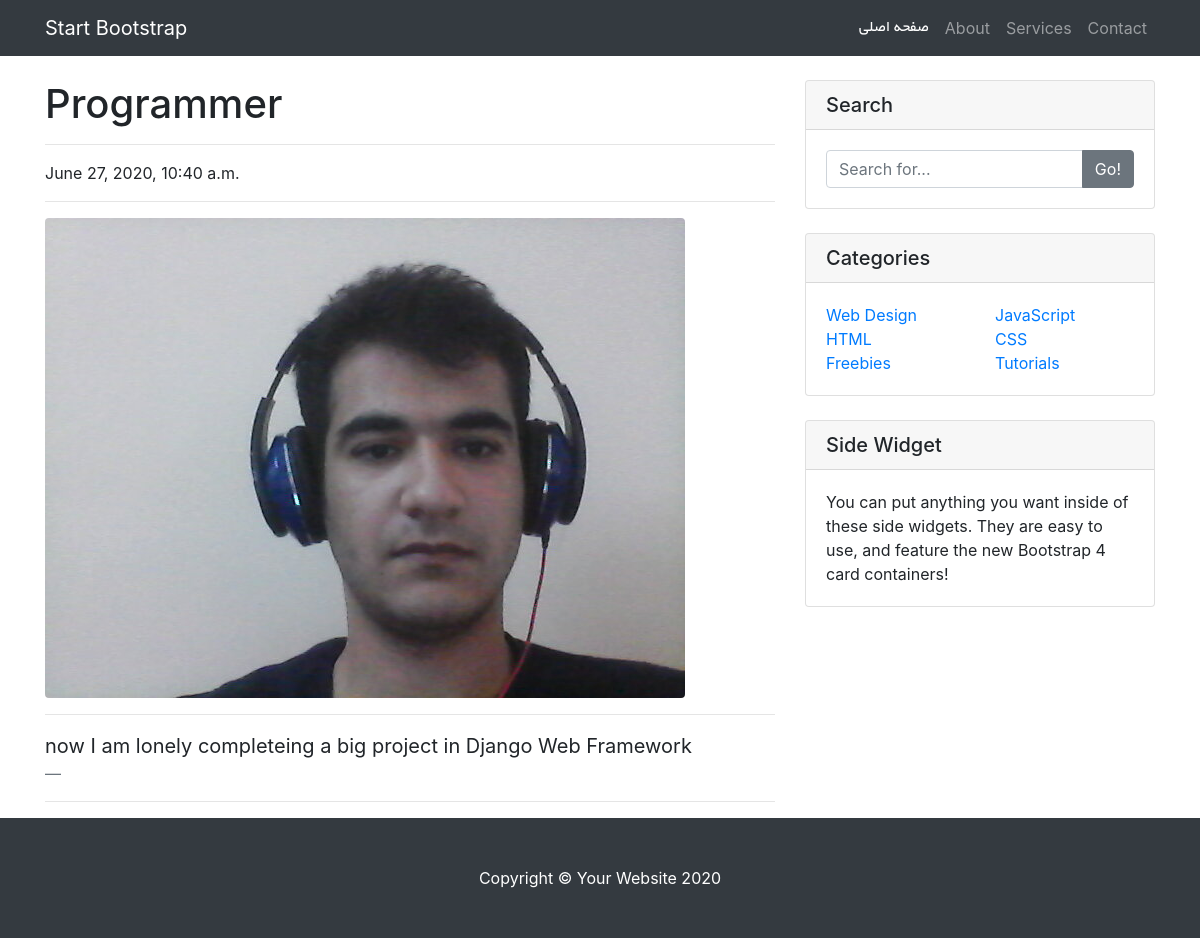
/news/5, run on the app's committed database.
### news/models.py (models this page shows, shortened)
class News(models.Model):
    title = models.CharField(max_length = 300)
    explanation = models.CharField(max_length = 500)
    time = models.DateTimeField(auto_now=True)
    image = models.ImageField(upload_to='news'  , validators=[news_image_size])
    class Meta:
        ordering = ('-time',)
        verbose_name_plural = "اخبار مدرسه"

### news/views.py (the view)
# urls.py: path('<int:pk>' , views.this_new , name='this_new')
def this_new(request  , pk = None , template_name = 'news/this_new.html'):
    new = News.objects.get(id = pk)
    serialized_comment_of_this_news = serialize_comments(comments_of_this_new(new))
    data_to_send = {}
    data_to_send['new'] = new
    data_to_send['comments'] = comments_of_this_new(new)
    return render(request , template_name , data_to_send )

### news/views.py (called while the page is built)
def comments_of_this_new(new):
    return Comments.objects.filter(news = new)

### school_home/serializers.py (called while the page is built)
def serialize_comments(comments):
    comments_serialized = Comment_Serializer(comments , many = True )
    return comments_serialized

### news/templates/news/this_new.html (shortened to what this page needs)
{% load static %}
<!DOCTYPE html>
<html lang="en">
<head>
  <link rel="stylesheet" type="text/css" href=" {% static "pfont.css"  %}">
  <link href="{% static 'news/vendor/bootstrap/css/bootstrap.min.css' %}" rel="stylesheet">
  <link href="{% static 'news/css/blog-post.css' %}" rel="stylesheet">
</head>
<body>
  <div class='container'>
  <nav class="navbar navbar-expand-lg navbar-dark bg-dark fixed-top" >
    <div class="container">
      <a class="navbar-brand" href="#">Start Bootstrap</a>
      <div class="collapse navbar-collapse" id="navbarResponsive">
        <ul class="navbar-nav ml-auto">
          <li class="nav-item active">
            <a class="nav-link" href="/../../" style='font-family: "byekan"'>صفحه اصلی
            </a>
          </li>
          <li class="nav-item">
            <a class="nav-link" href="#">About</a>
          </li>
          <li class="nav-item">
            <a class="nav-link" href="#">Services</a>
          </li>
          <li class="nav-item">
            <a class="nav-link" href="#">Contact</a>
          </li>
        </ul>
      </div>
    </div>
  </nav>
  </div>
  <div class="container">
    <div class="row">
      <div class="col-lg-8">
        <h1 class="mt-4">{{new.title}}</h1>
        <hr>
        <p> {{new.time}}</p>
        <hr>
        <img class="img-fluid rounded" src={{ new.image.url}} alt="">
        <hr>
        <blockquote class="blockquote">
          <p class="mb-0">{{new.explanation}}</p>
          <footer class="blockquote-footer">
          </footer>
        </blockquote>
        <hr>
      </div>
      <div class="col-md-4">
        <div class="card my-4">
          <h5 class="card-header">Search</h5>
          <div class="card-body">
            <div class="input-group">
              <input type="text" class="form-control" placeholder="Search for...">
              <span class="input-group-append">
                <button class="btn btn-secondary" type="button">Go!</button>
              </span>
            </div>
          </div>
        </div>
        <div class="card my-4">
          <h5 class="card-header">Categories</h5>
          <div class="card-body">
            <div class="row">
              <div class="col-lg-6">
                <ul class="list-unstyled mb-0">
                  <li>
                    <a href="#">Web Design</a>
                  </li>
                  <li>
                    <a href="#">HTML</a>
                  </li>
                  <li>
                    <a href="#">Freebies</a>
                  </li>
                </ul>
              </div>
              <div class="col-lg-6">
                <ul class="list-unstyled mb-0">
                  <li>
                    <a href="#">JavaScript</a>
                  </li>
                  <li>
                    <a href="#">CSS</a>
                  </li>
                  <li>
                    <a href="#">Tutorials</a>
                  </li>
                </ul>
              </div>
            </div>
          </div>
        </div>
        <div class="card my-4">
          <h5 class="card-header">Side Widget</h5>
          <div class="card-body">
            You can put anything you want inside of these side widgets. They are easy to use, and feature the new Bootstrap 4 card containers!
          </div>
        </div>
      </div>
    </div>
  </div>
  <footer class="py-5 bg-dark">
    <div class="container">
      <p class="m-0 text-center text-white">Copyright &copy; Your Website 2020</p>
    </div>
  </footer>
</body>
</html>

### news/static/news/css/blog-post.css (style rules this page uses)
body { padding-top: 56px; }

### data on the page
News: title "Programmer", time "June 27, 2020, 10:40 a.m.", image (picture), explanation "now I am lonely completeing a big project in Django Web Framework"
